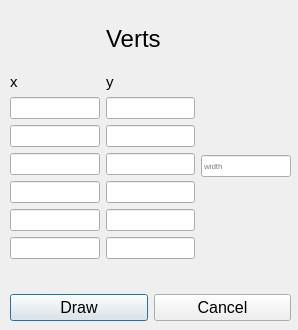
<?xml version="1.0" encoding="UTF-8"?>
<ui version="4.0">
 <class>PolyDialog</class>
 <widget class="QDialog" name="PolyDialog">
  <property name="geometry">
   <rect>
    <x>0</x>
    <y>0</y>
    <width>298</width>
    <height>330</height>
   </rect>
  </property>
  <property name="sizePolicy">
   <sizepolicy hsizetype="Fixed" vsizetype="Fixed">
    <horstretch>0</horstretch>
    <verstretch>0</verstretch>
   </sizepolicy>
  </property>
  <property name="minimumSize">
   <size>
    <width>298</width>
    <height>330</height>
   </size>
  </property>
  <property name="maximumSize">
   <size>
    <width>298</width>
    <height>330</height>
   </size>
  </property>
  <property name="windowTitle">
   <string>Vertices for polypoints</string>
  </property>
  <widget class="QWidget" name="">
   <property name="geometry">
    <rect>
     <x>10</x>
     <y>10</y>
     <width>281</width>
     <height>311</height>
    </rect>
   </property>
   <layout class="QGridLayout" name="gridLayout">
    <item row="0" column="1" colspan="2">
     <widget class="QLabel" name="titleLabel">
      <property name="font">
       <font>
        <pointsize>18</pointsize>
       </font>
      </property>
      <property name="text">
       <string>Verts</string>
      </property>
     </widget>
    </item>
    <item row="2" column="0" colspan="3">
     <layout class="QVBoxLayout" name="verticalLayout_4">
      <item>
       <widget class="QLabel" name="errorLabel">
        <property name="palette">
         <palette>
          <active>
           <colorrole role="WindowText">
            <brush brushstyle="SolidPattern">
             <color alpha="255">
              <red>255</red>
              <green>0</green>
              <blue>0</blue>
             </color>
            </brush>
           </colorrole>
          </active>
          <inactive>
           <colorrole role="WindowText">
            <brush brushstyle="SolidPattern">
             <color alpha="255">
              <red>255</red>
              <green>0</green>
              <blue>0</blue>
             </color>
            </brush>
           </colorrole>
          </inactive>
          <disabled>
           <colorrole role="WindowText">
            <brush brushstyle="SolidPattern">
             <color alpha="255">
              <red>120</red>
              <green>120</green>
              <blue>120</blue>
             </color>
            </brush>
           </colorrole>
          </disabled>
         </palette>
        </property>
        <property name="font">
         <font>
          <weight>75</weight>
          <bold>true</bold>
         </font>
        </property>
        <property name="text">
         <string/>
        </property>
       </widget>
      </item>
      <item>
       <layout class="QHBoxLayout" name="horizontalLayout_2">
        <item>
         <widget class="QPushButton" name="drawButton">
          <property name="font">
           <font>
            <pointsize>12</pointsize>
           </font>
          </property>
          <property name="text">
           <string>Draw</string>
          </property>
         </widget>
        </item>
        <item>
         <widget class="QPushButton" name="cancelButton">
          <property name="font">
           <font>
            <pointsize>12</pointsize>
           </font>
          </property>
          <property name="text">
           <string>Cancel</string>
          </property>
         </widget>
        </item>
       </layout>
      </item>
     </layout>
    </item>
    <item row="1" column="0">
     <layout class="QVBoxLayout" name="verticalLayout">
      <item>
       <widget class="QLabel" name="xLabel">
        <property name="font">
         <font>
          <pointsize>11</pointsize>
         </font>
        </property>
        <property name="text">
         <string>x</string>
        </property>
       </widget>
      </item>
      <item>
       <widget class="QLineEdit" name="x1">
        <property name="font">
         <font>
          <pointsize>6</pointsize>
         </font>
        </property>
       </widget>
      </item>
      <item>
       <widget class="QLineEdit" name="x2">
        <property name="font">
         <font>
          <pointsize>6</pointsize>
         </font>
        </property>
       </widget>
      </item>
      <item>
       <widget class="QLineEdit" name="x3">
        <property name="font">
         <font>
          <pointsize>6</pointsize>
         </font>
        </property>
       </widget>
      </item>
      <item>
       <widget class="QLineEdit" name="x4">
        <property name="font">
         <font>
          <pointsize>6</pointsize>
         </font>
        </property>
       </widget>
      </item>
      <item>
       <widget class="QLineEdit" name="x5">
        <property name="font">
         <font>
          <pointsize>6</pointsize>
         </font>
        </property>
       </widget>
      </item>
      <item>
       <widget class="QLineEdit" name="x6">
        <property name="font">
         <font>
          <pointsize>6</pointsize>
         </font>
        </property>
       </widget>
      </item>
     </layout>
    </item>
    <item row="1" column="2">
     <layout class="QVBoxLayout" name="verticalLayout_3">
      <item>
       <widget class="QLineEdit" name="w1">
        <property name="font">
         <font>
          <pointsize>6</pointsize>
         </font>
        </property>
        <property name="placeholderText">
         <string>width</string>
        </property>
       </widget>
      </item>
     </layout>
    </item>
    <item row="1" column="1">
     <layout class="QVBoxLayout" name="verticalLayout_2">
      <item>
       <widget class="QLabel" name="yLabel">
        <property name="font">
         <font>
          <pointsize>11</pointsize>
         </font>
        </property>
        <property name="text">
         <string>y</string>
        </property>
       </widget>
      </item>
      <item>
       <widget class="QLineEdit" name="y1">
        <property name="font">
         <font>
          <pointsize>6</pointsize>
         </font>
        </property>
       </widget>
      </item>
      <item>
       <widget class="QLineEdit" name="y2">
        <property name="font">
         <font>
          <pointsize>6</pointsize>
         </font>
        </property>
       </widget>
      </item>
      <item>
       <widget class="QLineEdit" name="y3">
        <property name="font">
         <font>
          <pointsize>6</pointsize>
         </font>
        </property>
       </widget>
      </item>
      <item>
       <widget class="QLineEdit" name="y4">
        <property name="font">
         <font>
          <pointsize>6</pointsize>
         </font>
        </property>
       </widget>
      </item>
      <item>
       <widget class="QLineEdit" name="y5">
        <property name="font">
         <font>
          <pointsize>6</pointsize>
         </font>
        </property>
       </widget>
      </item>
      <item>
       <widget class="QLineEdit" name="y6">
        <property name="font">
         <font>
          <pointsize>6</pointsize>
         </font>
        </property>
       </widget>
      </item>
     </layout>
    </item>
   </layout>
  </widget>
 </widget>
 <resources/>
 <connections/>
</ui>
